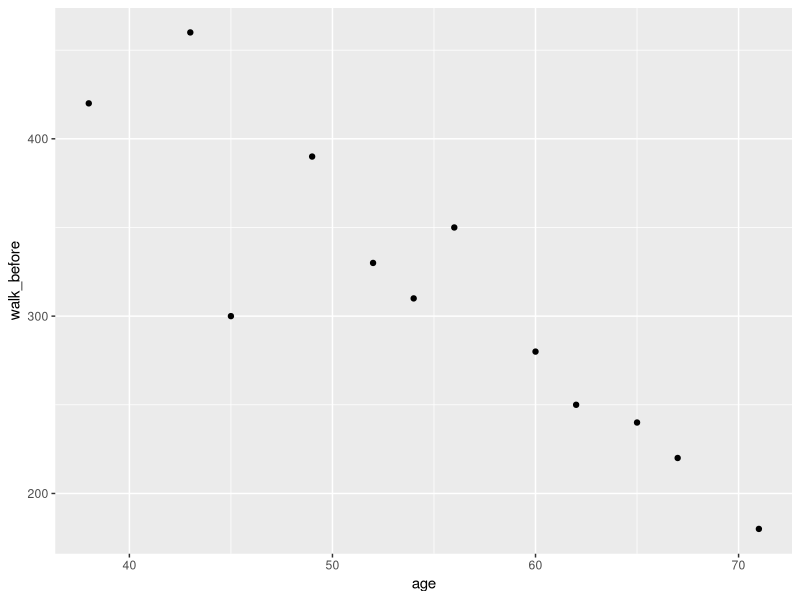
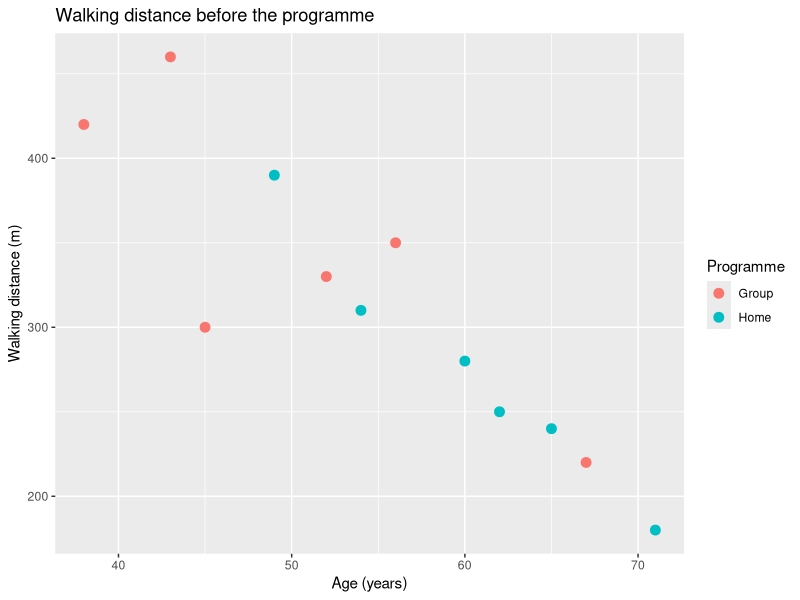
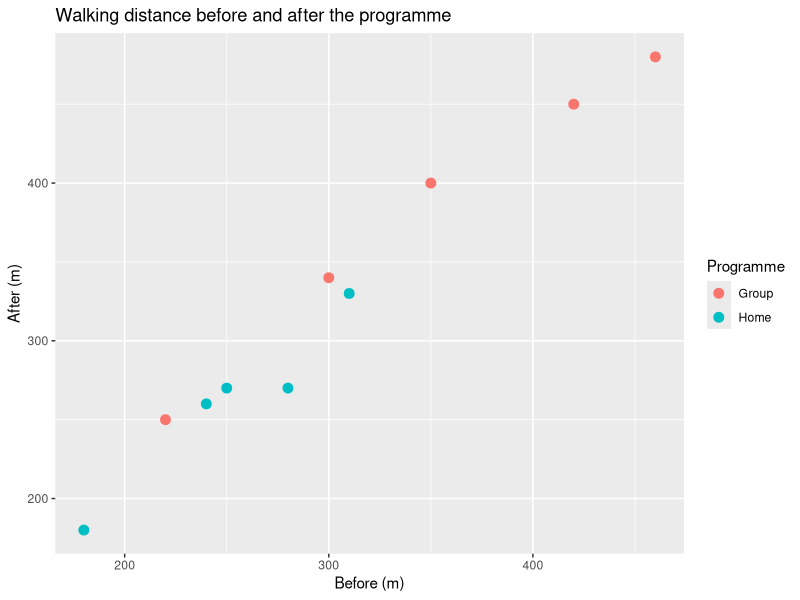
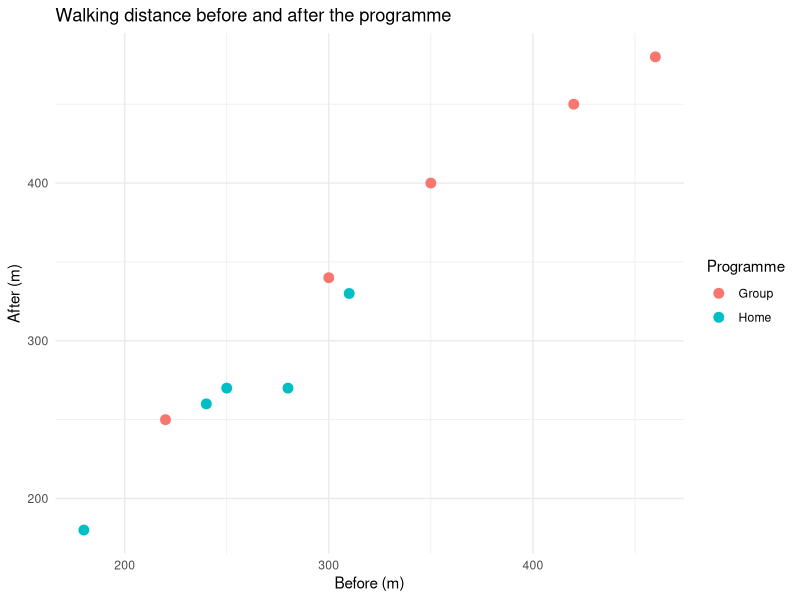
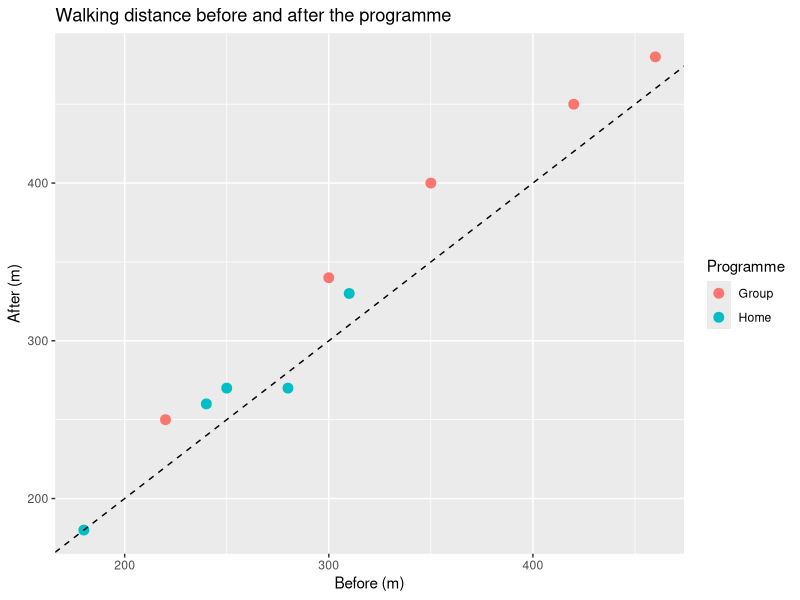
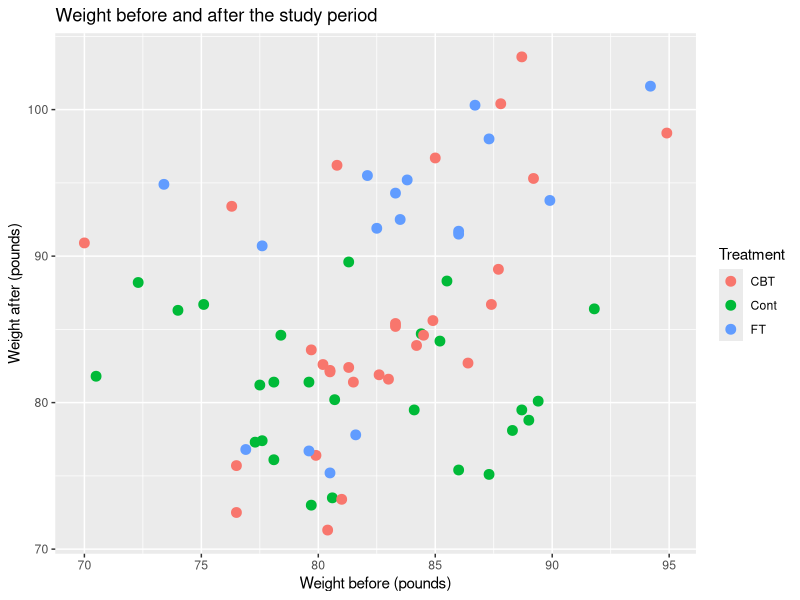
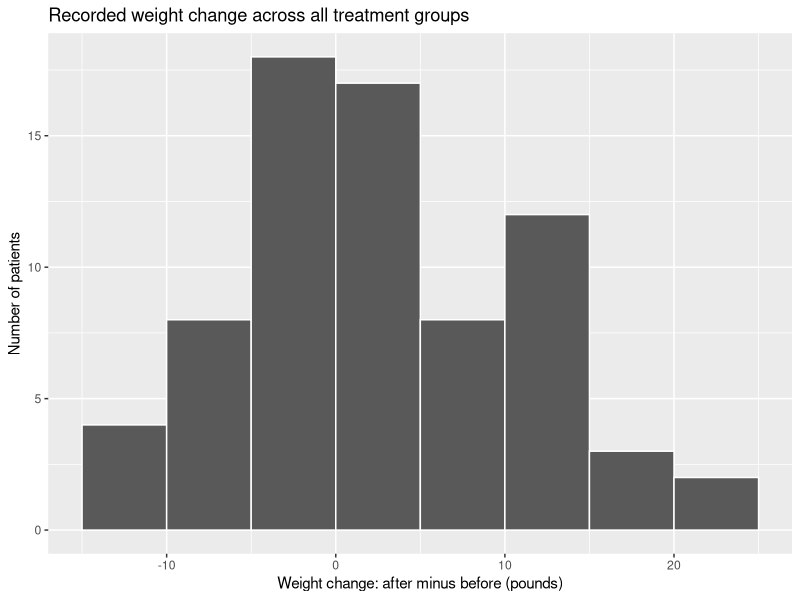

Write the R code that produced these figures, in order.
## ---- chunk 1
knitr::opts_chunk$set(echo = TRUE, eval = FALSE)
## ---- chunk 2
# erase R's memory
rm(list = ls())
# load package
library(tidyverse)
## ---- chunk 3
rehab <- data.frame(
  patient_id = c("R01", "R02", "R03", "R04", "R05", "R06",
                 "R07", "R08", "R09", "R10", "R11", "R12"),
  programme = c("Group", "Home", "Group", "Home", "Group", "Home",
                "Group", "Home", "Group", "Home", "Group", "Home"),
  age = c(45, 62, 38, 71, 56, 49, 67, 54, 43, 60, 52, 65),
  walk_before = c(300, 250, 420, 180, 350, 390,
                  220, 310, 460, 280, 330, 240),
  walk_after = c(340, 270, 450, 180, 400, NA,
                 250, 330, 480, 270, NA, 260)
)
## ---- chunk 4
dim(rehab)
names(rehab)
mean(rehab$age)                        # 55.16667
sum(is.na(rehab$walk_after))           # 2
mean(rehab$walk_after, na.rm = TRUE)   # 323
## ---- chunk 5
rehab$patient_id[is.na(rehab$walk_after)]  # R06, R11
mean(rehab$age)  # age is lower-case. rehab$Age returns NULL.
## ---- chunk 6
select(rehab, patient_id, age, walk_before)
dplyr::select(rehab, patient_id, age, walk_before)
## ---- chunk 7
rehab |> select(patient_id, age, walk_before)# native pipe!
## ---- chunk 8
filter(rehab, age >= 60)
filter(rehab, programme == "Home")
## ---- chunk 9
rehab |> filter(age >= 60)
rehab |> filter(programme == "Home")
## ---- chunk 10
older_patients <- rehab |>
  filter(age >= 60) |>
  select(patient_id, age, walk_before)
older_patients
## ---- chunk 11
select(rehab, patient_id, programme, age)
below_300  <- filter(rehab, walk_before < 300)
dim(below_300 )  # 5 rows, 5 columns
home_older <- rehab |>
  filter(programme == "Home") |>
  filter(age >= 60) |>
  select(patient_id, age, walk_after)
home_older
## ---- chunk 12
rehab |>
  filter(programme == "Group", age < 50)
# R01, R03, R09
rehab |>
  filter(is.na(walk_after)) |>
  select(patient_id, programme)
# R06: Home, R11: Group
## ---- chunk 13
rehab |> arrange(age)
rehab |> arrange(desc(age))
## ---- chunk 14
rehab |> arrange(programme, desc(age))
## ---- chunk 15
rehab_change <- rehab |>
  mutate(change_m = walk_after - walk_before)
## ---- chunk 16
rehab_change |> select(patient_id, walk_before, walk_after, change_m)
## ---- chunk 17
rehab_ratio <- rehab |>
  mutate(distance_ratio = walk_after / walk_before)

rehab_ratio |>
  select(patient_id, walk_before, walk_after, distance_ratio)

improved_ratio <- rehab_ratio |>
  filter(distance_ratio > 1)
improved_ratio
## ---- chunk 18
improved_ratio |>
  arrange(desc(distance_ratio))
# R05 has the largest ratio: approximately 1.143.

rehab_percent <- rehab_ratio |>
  mutate(percent_change = (distance_ratio - 1) * 100)

rehab_percent |>
  filter(patient_id == "R01") |>
  select(patient_id, percent_change)
# Approximately 13.3%.

rehab_ratio |>
  filter(is.na(distance_ratio)) |>
  select(patient_id)
# R06 and R11 have no recorded follow-up distance.
## ---- chunk 19
rehab_change <- rehab |>
  mutate(change_m = walk_after - walk_before)
## ---- chunk 20
overall <- rehab_change |>
  summarise(
    n_patients = n(),
    n_observed = sum(!is.na(change_m)),
    mean_change_m = mean(change_m, na.rm = TRUE)
  )
overall
## ---- chunk 21
programme_summary <- rehab_change |>
  group_by(programme) |>
  summarise(
    n_patients = n(),
    n_observed = sum(!is.na(change_m)),
    mean_change_m = mean(change_m, na.rm = TRUE)
    )
programme_summary
## ---- chunk 22
programme_overview <- rehab |>
  group_by(programme) |>
  summarise(
    n_patients = n(),
    mean_before_m = mean(walk_before),
    n_missing_after = sum(is.na(walk_after))
    )

programme_overview

# Group: 6 patients, mean 346.7 m,
# and 1 missing follow-up measurement.

# Home: 6 patients, mean 275 m,
# and 1 missing follow-up measurement.

# Group had the higher mean starting distance.
# Neither programme has follow-up measurements for every patient.
## ---- chunk 23
rehab |>
  group_by(programme) |>
  summarise(
    n_patients = n(),
    n_recorded_after = sum(!is.na(walk_after)),
    n_missing_after = sum(is.na(walk_after)),
    mean_after_m = mean(walk_after, na.rm = TRUE)
    )

# Both programmes: 5 recorded + 1 missing = 6 patients.
# Mean follow-up distance: Group 384 m, Home 262 m.

# Starting distances are available for all six patients per programme.
# Follow-up means use only five patients per programme.
# Subtracting these means therefore does not give the mean
# within-patient change.
## ---- chunk 24
ggplot(rehab, aes(x = age, y = walk_before)) +
  geom_point()
## ---- chunk 25
baseline_plot <- ggplot(
  rehab, aes(x = age, y = walk_before, colour = programme)
) +
  geom_point(size = 3) +
  labs(
    title = "Walking distance before the programme",
    x = "Age (years)",
    y = "Walking distance (m)",
    colour = "Programme"
  )
baseline_plot
## ---- chunk 26
plot_data <- rehab |> filter(!is.na(walk_after))
dim(plot_data)  # 10 rows, 5 columns
followup_plot <- ggplot(
  plot_data,
  aes(x = walk_before, y = walk_after, colour = programme)
) +
  geom_point(size = 3) +
  labs(
    title = "Walking distance before and after the programme",
    x = "Before (m)", y = "After (m)", colour = "Programme"
  )
followup_plot
# Each point is a patient with a recorded follow-up distance.
# R06 and R11 are absent because that measurement is missing.
## ---- chunk 27
followup_plot + theme_minimal()
followup_plot +
  geom_abline(intercept = 0, slope = 1, linetype = "dashed")
# Above the line: after is greater than before.
# Export uses the Plots pane. Save your R script as well.
## ---- chunk 28
anorexia <- MASS::anorexia
## ---- chunk 29
anorexia_changes <- anorexia |>
  mutate(change_lb = Postwt - Prewt)

treatment_summary <- anorexia_changes |>
  group_by(Treat) |>
  summarise(
    n_patients = n(),
    mean_change_lb = mean(change_lb)
    )
treatment_summary

# CBT: 29 patients, mean change approximately +3.01 pounds.
# Cont: 26 patients, mean change -0.45 pounds.
# FT: 17 patients, mean change approximately +7.26 pounds.

ggplot(
  anorexia_changes,
  aes(x = Prewt, y = Postwt, colour = Treat)
) +
  geom_point(size = 3) +
  labs(
    title = "Weight before and after the study period",
    x = "Weight before (pounds)",
    y = "Weight after (pounds)",
    colour = "Treatment"
  )
## ---- chunk 30
anorexia_changes |>
  group_by(Treat) |>
  summarise(
    n_patients = n(),
    n_gained = sum(change_lb > 0),
    mean_change_lb = mean(change_lb)
    )

weight_histogram <- ggplot(anorexia_changes, aes(x = change_lb)) +
  geom_histogram(binwidth = 5, boundary = 0, colour = "white") +
  labs(
    title = "Recorded weight change across all treatment groups",
    x = "Weight change: after minus before (pounds)",
    y = "Number of patients"
  )

weight_histogram
